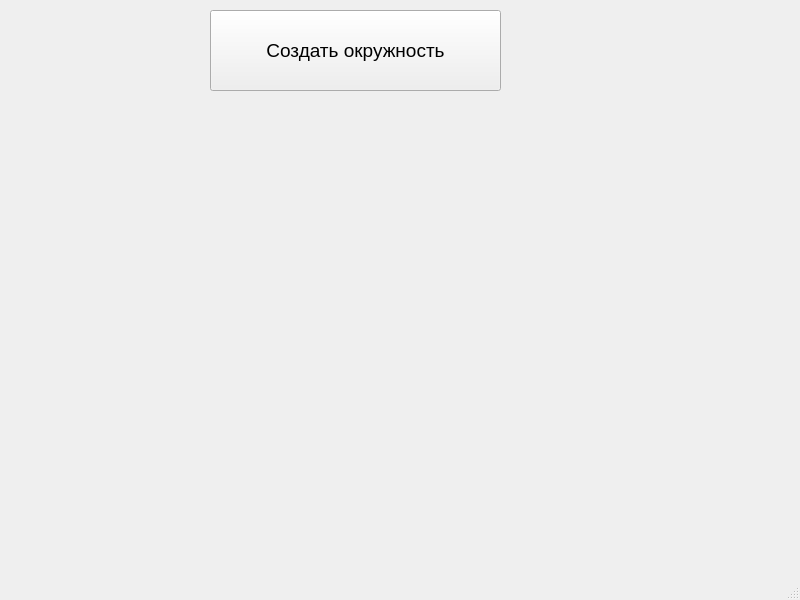
<?xml version="1.0" encoding="UTF-8"?>
<ui version="4.0">
 <class>MainWindow</class>
 <widget class="QMainWindow" name="MainWindow">
  <property name="geometry">
   <rect>
    <x>0</x>
    <y>0</y>
    <width>800</width>
    <height>600</height>
   </rect>
  </property>
  <property name="windowTitle">
   <string>MainWindow</string>
  </property>
  <widget class="QWidget" name="centralwidget">
   <widget class="QPushButton" name="pushButton">
    <property name="geometry">
     <rect>
      <x>210</x>
      <y>10</y>
      <width>291</width>
      <height>81</height>
     </rect>
    </property>
    <property name="font">
     <font>
      <pointsize>14</pointsize>
     </font>
    </property>
    <property name="text">
     <string>Создать окружность</string>
    </property>
   </widget>
  </widget>
  <widget class="QMenuBar" name="menubar">
   <property name="geometry">
    <rect>
     <x>0</x>
     <y>0</y>
     <width>800</width>
     <height>26</height>
    </rect>
   </property>
  </widget>
  <widget class="QStatusBar" name="statusbar"/>
 </widget>
 <resources/>
 <connections/>
</ui>
